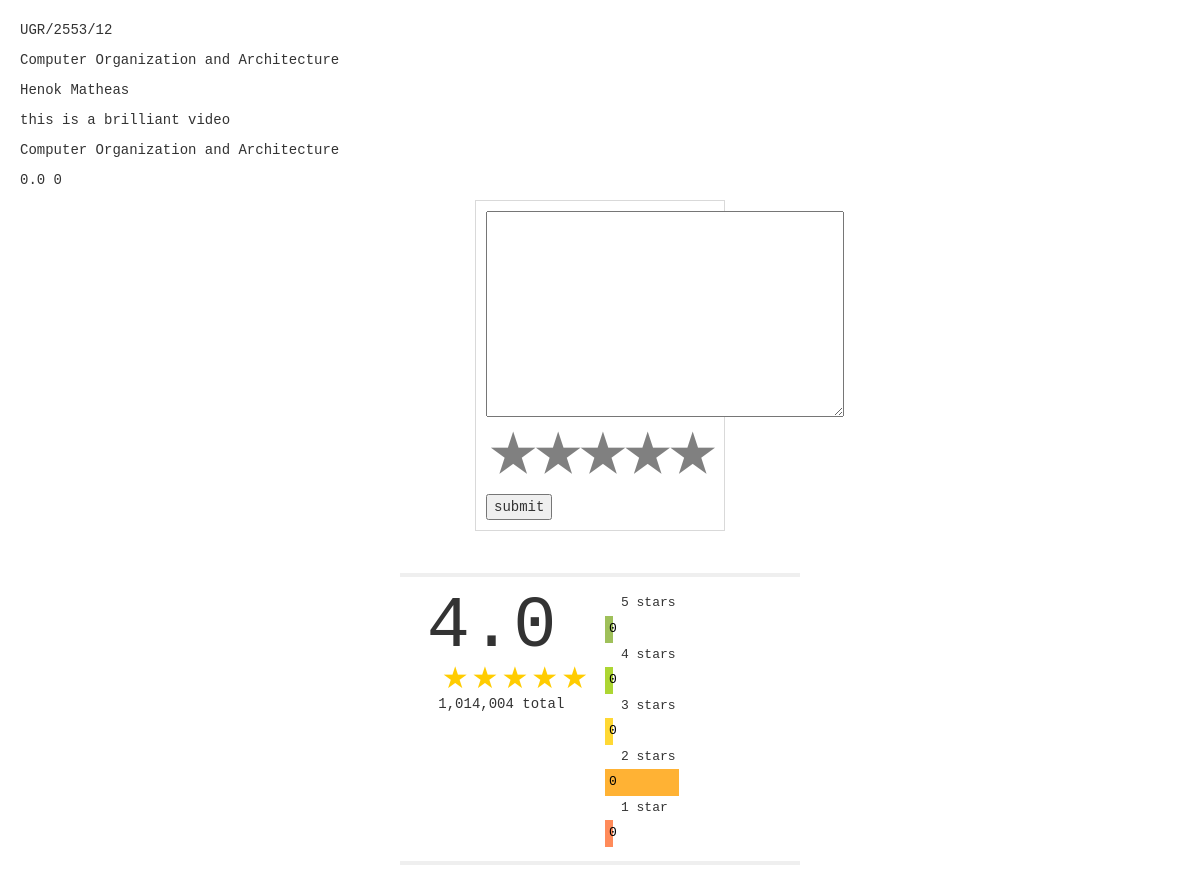
Page /materials/30 on the committed database.
### base/models.py (models this page shows, shortened)
class Material(models.Model):
    host = models.ForeignKey(User, on_delete = models.CASCADE, null=True)
    name = models.CharField(max_length=50)
    author = models.CharField(max_length = 50)
    description=models.TextField()
    course = models.ForeignKey(Course, on_delete = models.CASCADE, null= False)
    thumbnail = models.ImageField(null = True)
    file = models.FileField(upload_to = "files",null = True)
    type = models.CharField(max_length=50)
    count = models.IntegerField(null = True,default= 0)
    rating = models.DecimalField(decimal_places= 1, max_digits= 10, default= 0.0)
    class Meta:
        ordering = ['-name']

class User(AbstractUser):
     username = models.CharField(max_length= 11 ,validators= [validName], unique= True)
     school = models.ForeignKey(School, on_delete = models.SET_NULL ,null = True, default= None)
     year = models.ForeignKey(Year, on_delete = models.SET_NULL ,null = True, default= None)
     semester  = models.ForeignKey(Semester, on_delete = models.SET_NULL ,null = True, default= None)
     USERNAME_FIELD = "username"
     REQUIRED_FIELDS = []  # Email & Password are required by default.
     def __str__(self):
        return self.username

class Course(models.Model):
    name = models.CharField(max_length=50)
    school = models.ForeignKey(School ,on_delete = models.CASCADE, null= False)
    year = models.ForeignKey(Year ,on_delete = models.CASCADE, null= False)
    semester = models.ForeignKey(Semester ,on_delete = models.CASCADE, null= False)
    description=models.TextField()
    class Meta:
        ordering = ['-name']
    def __str__(self):
        return (self.name)

### base/views.py (the view, shortened to what this page needs)
# urls.py: path("materials/<str:pk>", views.material, name="material")
def material(request, pk):
    material = Material.objects.get(id = pk)
    reviews = material.reviews.all()
    ratings = [0,0,0,0,0]
    for review in reviews:
        ratings[review.rating-1] += 1
    form = None
    user = request.user
    try:
        review = material.reviews.get(host = user)
        form = ReviewForm(instance=review)
        if request.method == 'POST':
            form = ReviewForm(request.POST)
            if form.is_valid():
                review.review = form.instance.review
                ratechange = form.instance.rating - review.rating
                review.rating = form.instance.rating
                material.rating = F('rating') + ratechange
                review.save()
                material.save()
                return redirect('home')
    except:
        form = ReviewForm()
    context = {'material': material, 'form': form, 'reviews':reviews, 'ratings':ratings}
    return render(request, 'base/material.html', context)

### base/forms.py
class ReviewForm(forms.ModelForm):
    class Meta:
        model = Review
        fields = ["rating", "review"]

### base/templates/base/material.html (shortened to what this page needs)
<!DOCTYPE html>
<html lang="en">
<head>
    {% load static %}
    <link rel="stylesheet" href="{% static 'css/bootstrap.min.css' %}">
    <link rel="stylesheet" href="{% static 'css/ho.css' %}">
    <link rel="stylesheet" href="{% static 'css/star.css' %}">
</head>
<body>
    <p>{{material.host}}</p>
    <p>{{material.name}}</p>
    <p>{{material.author}}</p>
    <p>{{material.description}}</p>
    <p>{{material.course}}</p>
    <p>{{material.rating}} {{reviews|length}} </p>
            <form action="" method="post">
              {{form.review}}
               <fieldset class="clasificacion">
                   <label for="radio1">&#9733;</label><label for="radio2">&#9733;</label><label for="radio3">&#9733;</label><label for="radio4">&#9733;</label><label for="radio5">&#9733;</label>
                </fieldset>
                <button type="submit">submit</button>
            </form>
              <div class="container">
                <div class="inner row">
                  <div class="rating col-6">
                    <span class="rating-num">4.0</span>
                  <div class="Stars w-25" style="--rating: 5; width: 100px;" aria-label="Rating of this product is 2.3 out of 5."></div>
                    <div class="rating-users">
                      <i class="icon-user"></i> 1,014,004 total
                    </div>
                  </div>
                  <div class="histo col-6">
                    <div class="five histo-rate">
                      <span class="histo-star">
                        <i class="active icon-star"></i> 5 stars          </span>
                      <span class="bar-block" style="max-width: 200px;">
                        {% load mathfilters %}
                        <span id="bar-five" class="bar" style="width:{{ ratings.2 }}%">
                          <span>{{ratings.2}}</span>&nbsp;
                        </span>
                      </span>
                    </div>
                    <div class="four histo-rate">
                      <span class="histo-star">
                        <i class="active icon-star"></i> 4 stars          </span>
                      <span class="bar-block">
                        <span id="bar-four" class="bar">
                          <span>{{ratings.1}}</span>&nbsp;
                        </span>
                      </span>
                    </div>
                    <div class="three histo-rate">
                      <span class="histo-star">
                        <i class="active icon-star"></i> 3 stars         </span>
                      <span class="bar-block">
                        <span id="bar-three" class="bar">
                          <span>{{ratings.2}}</span>&nbsp;
                        </span>
                      </span>
                    </div>
                    <div class="two histo-rate">
                      <span class="histo-star">
                        <i class="active icon-star"></i> 2 stars          </span>
                      <span class="bar-block">
                        <span id="bar-two" class="bar">
                          <span>{{ratings.3}}</span>&nbsp;
                        </span>
                      </span>
                    </div>
                    <div class="one histo-rate">
                      <span class="histo-star">
                        <i class="active icon-star"></i> 1 star         </span>
                      <span class="bar-block">
                        <span id="bar-one" class="bar" >
                          <span>{{ratings.4}}</span>&nbsp;
                        </span>
                      </span>
                    </div>
                  </div>
                </div>
              </div>
</body>
</html>

### base/static/css/ho.css (style rules this page uses)
:root { --star-size: 60px; --star-color: #fff; --star-background: #fc0; }
.Stars { --percent: calc(var(--rating) / 5 * 100%); display: inline-block; font-size: 30px; font-family: Times; line-height: 1; }
.Stars::before { content: "★★★★★"; letter-spacing: 3px; background: linear-gradient(90deg, var(--star-background) var(--percent), var(--star-color) var(--percent)); -webkit-background-clip: text; -webkit-text-fill-color: transparent; }

### base/static/css/star.css (style rules this page uses)
fieldset, label { margin: 0; padding: 0; }
body { margin: 20px; }
.rating { border: none; float: left; }
* { font-family:"Courier New", Courier, monospace }
form { width: 250px; margin: 10px auto; padding: 10px; border: 1px solid #d9d9d9; }
label { color: grey; font-size: 50px; }
.clasificacion { direction: rtl; unicode-bidi: bidi-override; }
.container { width: 400px; margin: 0 auto; margin-top: 3em; background-color: #EFEFEF; padding: 4px; }
.inner { padding: 1em; background-color: white; overflow: hidden; position: relative; -webkit-border-radius: 4px; -moz-border-radius: 4px; border-radius: 4px; }
.rating { float: left; width: 45%; margin-right: 5%; text-align: center; }
.rating-num { color: #333333; font-size: 72px; font-weight: 100; line-height: 1em; }
.rating-users { font-size: 14px; }
.histo { float: left; width: 50%; font-size: 13px; }
.histo-star { float: left; padding: 3px; }
.histo-rate { width: 100%; display: block; clear: both; }
.bar-block { margin-left: 5px; color: black; display: block; float: left; width: 75%; position: relative; }
.bar { padding: 4px; display: block; }
#bar-five { width: 0; background-color: #9FC05A; }
#bar-four { width: 0; background-color: #ADD633; }
#bar-three { width: 0; background-color: #FFD834; }
#bar-two { width: 50%; background-color: #FFB234; }
#bar-one { width: 0; background-color: #FF8B5A; }

### rows in the picture
Material: host "UGR/2553/12", name "Computer Organization and Architecture", author "Henok Matheas", description "this is a brilliant video", course "Computer Organization and Architecture", rating "0.0"

### other values in the picture
{{ reviews|length }} "0"
{{ ratings.2 }} "0"
{{ ratings.1 }} "0"
{{ ratings.3 }} "0"
{{ ratings.4 }} "0"
